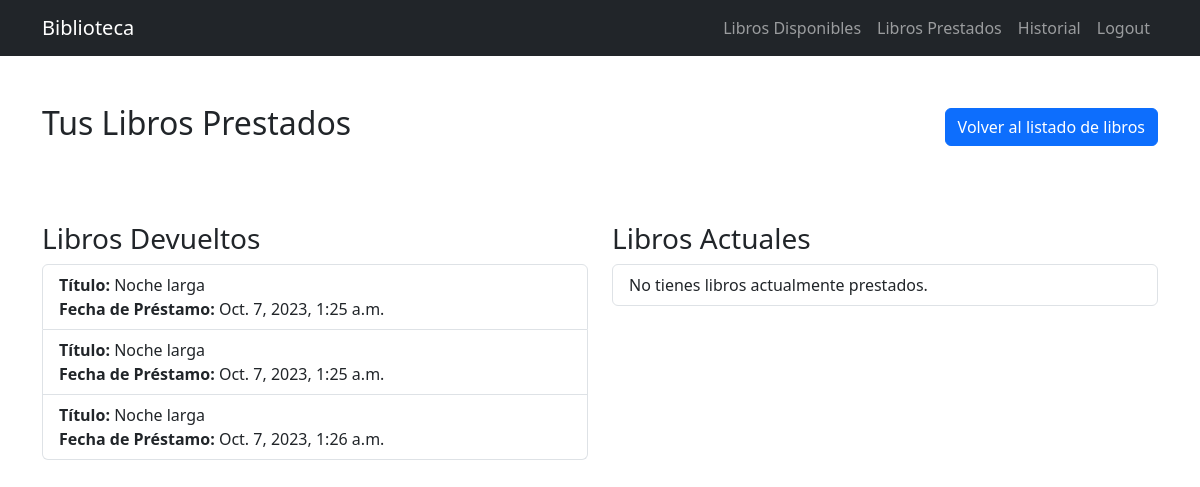
The app's page /historial_libros/ (signed in) with its own data.
### bibliotecaAPP/models.py (models this page shows, shortened)
class Loan(models.Model):
    id = models.AutoField(primary_key=True)
    user = models.ForeignKey(User, on_delete=models.CASCADE)
    book = models.ForeignKey(Book, on_delete=models.CASCADE)
    delivery_status = models.BooleanField(default=False)  # False indica que no se ha entregado, True indica que se ha entregado
    loan_date = models.DateTimeField(auto_now_add=True)

class Book(models.Model):
    title = models.CharField(max_length=255)
    author = models.CharField(max_length=255)
    publication_year = models.IntegerField()
    stock = models.PositiveIntegerField()

### bibliotecaAPP/views.py (the view)
# urls.py: path('historial_libros/', views.historial_libros, name='historial_libros'),
@login_required
def historial_libros(request):
    user = request.user
    prestamos_actuales = Loan.objects.filter(user=user, delivery_status=False)
    prestamos_devueltos = Loan.objects.filter(user=user, delivery_status=True)
    return render(request, 'user_books.html', {'prestamos_actuales': prestamos_actuales, 'prestamos_devueltos': prestamos_devueltos})

### bibliotecaAPP/templates/user_books.html
{% extends 'base.html' %}
{% block content %}
<div class="container">
  <br><br><div class="d-flex justify-content-between align-items-center">
    <h2>Tus Libros Prestados</h2>
    <a href="{% url 'listarLibros' %}" class="btn btn-primary">Volver al listado de libros</a>
  </div><br><br><br>
    <div class="row">
        <div class="col-md-6">
            <h3>Libros Devueltos</h3>
            <ul class="list-group">
                {% for prestamo in prestamos_devueltos %}
                <li class="list-group-item">
                    <strong>Título:</strong> {{ prestamo.book.title }}<br>
                    <strong>Fecha de Préstamo:</strong> {{ prestamo.loan_date }}<br>
                </li>
                {% empty %}
                <li class="list-group-item">No tienes libros devueltos en tu historial.</li>
                {% endfor %}
            </ul>
        </div>
        <div class="col-md-6">
            <h3>Libros Actuales</h3>
            <ul class="list-group">
                {% for prestamo in prestamos_actuales %}
                <li class="list-group-item">
                    <strong>Título:</strong> {{ prestamo.book.title }}<br>
                    <strong>Fecha de Préstamo:</strong> {{ prestamo.loan_date }}<br>
                </li>
                {% empty %}
                <li class="list-group-item">No tienes libros actualmente prestados.</li>
                {% endfor %}
            </ul>
        </div>
    </div>
</div>
{% endblock %}

### records on screen
Loan: book "Noche larga", loan_date "Oct. 7, 2023, 1:25 a.m."
Loan: book "Noche larga", loan_date "Oct. 7, 2023, 1:25 a.m."
Loan: book "Noche larga", loan_date "Oct. 7, 2023, 1:26 a.m."
